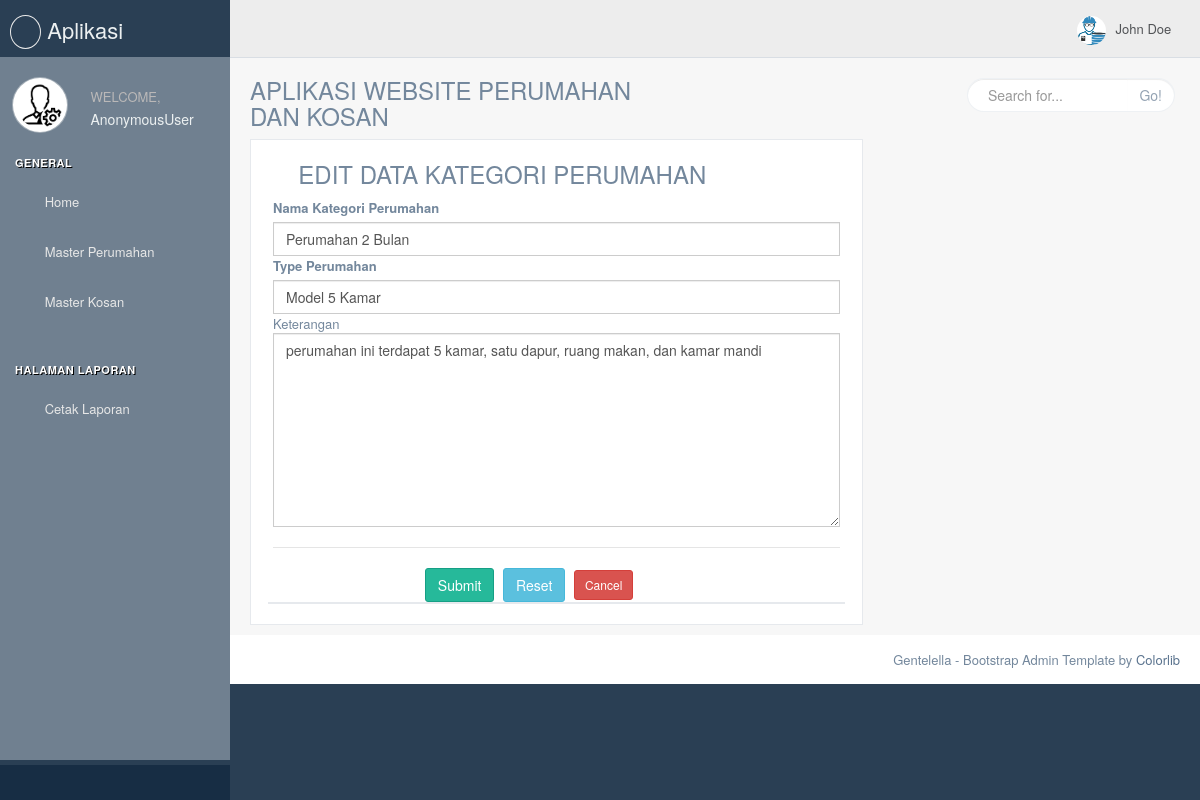
Page /edit_kategori_perumahan/1 on the committed database.
### Aplikasi_Web_Perumahan2022/models.py (models this page shows, shortened)
class Model_kategori_perumahan(models.Model):
	nama_kategori	= models.CharField(max_length = 1200)
	tipe_perumahan	=models.CharField(max_length = 1200)
	keterangan	=models.CharField(max_length = 25)
	published = models.DateTimeField(auto_now_add = True)
	updated = models.DateTimeField(auto_now = True)

### Aplikasi_Web_Perumahan2022/views.py (the view, shortened to what this page needs)
# urls.py: url(r'^edit_kategori_perumahan/(?P<id_kr>[0-9]+)$',Edit_kategori_perumahan, name="edit_kategori_perumahan"),
def Edit_kategori_perumahan(request, id_kr):
	edit_data = Model_kategori_perumahan.objects.get(id=id_kr)
	context = {'edit_data': edit_data}
	return render(request, 'Master_data/data_kategori_perumahan/edit.html',  context)

### Aplikasi_Web_Perumahan2022/templates/Master_data/data_kategori_perumahan/edit.html (shortened to what this page needs)
{% include "head_atas.html" %}
            <div class="row">
              <div class="col-md-8 col-sm-12 col-xs-12">
                <div class="x_panel">
                  <div class="x_title">
                    <h3><i class="fa fa-building-o"></i> EDIT DATA KATEGORI PERUMAHAN</h3>
                    <form method="post">
                      <label>Nama Kategori Perumahan</label>
                      <input type="text" name="nama_kategori" required class="form-control" placeholder="Enter Nama Kategori" value="{{edit_data.nama_kategori}}">
                      <label>Type Perumahan</label>
                      <input type="text" name="tipe_perumahan" required class="form-control" placeholder="Enter Type Perumahan" value="{{edit_data.tipe_perumahan}}">
                      <tabel>Keterangan</tabel>
                      <textarea class="form-control" rows="9" name="keterangan" required placeholder="Enter Keterangan">{{edit_data.keterangan}}</textarea>
                       <div class="ln_solid"></div>
                      <div class="form-group">
                        <div class="col-md-6 col-sm-6 col-xs-12 col-md-offset-3">
                          <button type="submit" class="btn btn-success">Submit</button>
                          <button class="btn btn-info" type="reset">Reset</button>
                          <a href="{% url 'Kategori_perumahan' %}" class="btn btn-sm btn-danger">
                          Cancel</a>
                        </div>
                      </div>
                    </form>
                  </div>
              </div>
            </div>
        </div>
</div>
</div>
{% include "head_bawah.html" %}

### rows in the picture
Model_kategori_perumahan: nama_kategori "Perumahan 2 Bulan", tipe_perumahan "Model 5 Kamar", keterangan "perumahan ini terdapat 5 kamar, satu dapur, ruang makan, dan kamar mandi"

### other values in the picture
{{ user }} "AnonymousUser"
